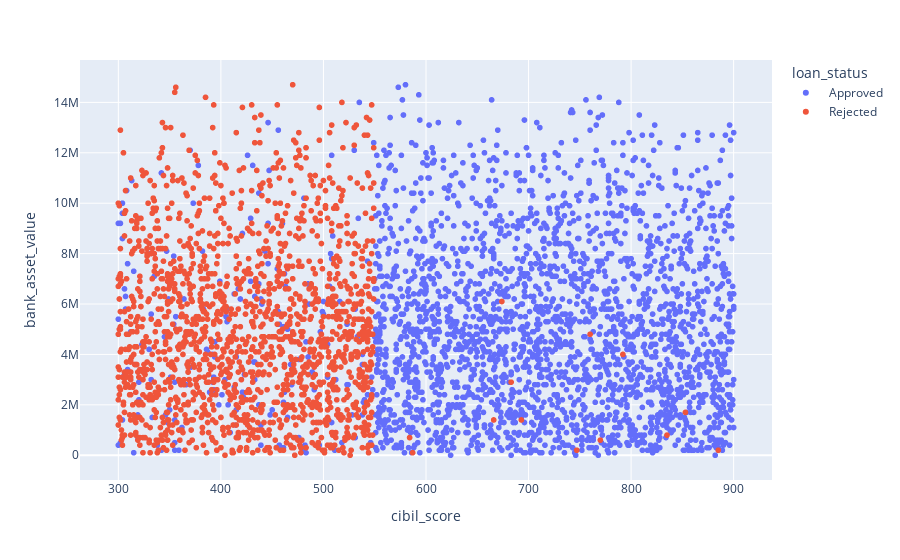

This figure's notebook cell:
### Code cell
for x_axis_data , y_axis_data in [(' cibil_score',' bank_asset_value')]:
    px.scatter(loan_approval_dataset, x=x_axis_data, y=y_axis_data, color=' loan_status').show()
#from the below graph we can infer that for the same bank_asset_value the applicant with the higher cibil_score gets approved and the threshold is of 550 cibil score

### Figure 1 — Plotly figure (JSON) as saved in the notebook; plotly's stock layout.template omitted (floating-point values rounded to 4 significant figures; data arrays with more than 128 entries replaced by an {"elided": "..."} marker saying what was removed)
{"data": [{"hovertemplate": " loan_status= Approved<br> cibil_score=%{x}<br> bank_asset_value=%{y}<extra></extra>", "legendgroup": " Approved", "marker": {"color": "#636efa", "symbol": "circle"}, "mode": "markers", "name": " Approved", "showlegend": true, "type": "scattergl", "x": {"elided": "2656 int values"}, "xaxis": "x", "y": {"elided": "2656 int values"}, "yaxis": "y"}, {"hovertemplate": " loan_status= Rejected<br> cibil_score=%{x}<br> bank_asset_value=%{y}<extra></extra>", "legendgroup": " Rejected", "marker": {"color": "#EF553B", "symbol": "circle"}, "mode": "markers", "name": " Rejected", "showlegend": true, "type": "scattergl", "x": {"elided": "1613 int values"}, "xaxis": "x", "y": {"elided": "1613 int values"}, "yaxis": "y"}], "layout": {"autosize": true, "legend": {"title": {"text": " loan_status"}, "tracegroupgap": 0}, "margin": {"t": 60}, "xaxis": {"anchor": "y", "autorange": true, "domain": [0, 1], "range": [263.5, 936.5], "title": {"text": " cibil_score"}, "type": "linear"}, "yaxis": {"anchor": "x", "autorange": true, "domain": [0, 1], "range": [-1138000.0, 15840000.0], "title": {"text": " bank_asset_value"}, "type": "linear"}}}
